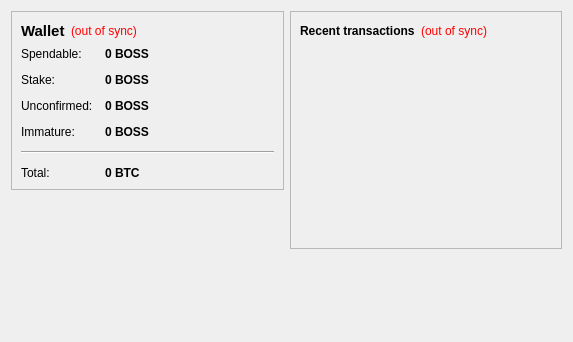
<?xml version="1.0" encoding="UTF-8"?>
<ui version="4.0">
 <class>OverviewPage</class>
 <widget class="QWidget" name="OverviewPage">
  <property name="geometry">
   <rect>
    <x>0</x>
    <y>0</y>
    <width>573</width>
    <height>342</height>
   </rect>
  </property>
  <property name="windowTitle">
   <string>Form</string>
  </property>
  <layout class="QHBoxLayout" name="horizontalLayout" stretch="1,1">
   <item>
    <layout class="QVBoxLayout" name="verticalLayout_2">
     <item>
      <widget class="QFrame" name="frame">
       <property name="frameShape">
        <enum>QFrame::StyledPanel</enum>
       </property>
       <property name="frameShadow">
        <enum>QFrame::Raised</enum>
       </property>
       <layout class="QVBoxLayout" name="verticalLayout_4">
        <item>
         <layout class="QHBoxLayout" name="horizontalLayout_4">
          <item>
           <widget class="QLabel" name="label_5">
            <property name="font">
             <font>
              <pointsize>11</pointsize>
              <weight>75</weight>
              <bold>true</bold>
             </font>
            </property>
            <property name="text">
             <string>Wallet</string>
            </property>
           </widget>
          </item>
          <item>
           <widget class="QLabel" name="labelWalletStatus">
            <property name="toolTip">
             <string>The displayed information may be out of date. Your wallet automatically synchronizes with the BOSS network after a connection is established, but this process has not completed yet.</string>
            </property>
            <property name="styleSheet">
             <string notr="true">QLabel { color: red; }</string>
            </property>
            <property name="text">
             <string notr="true">(out of sync)</string>
            </property>
            <property name="alignment">
             <set>Qt::AlignLeading|Qt::AlignLeft|Qt::AlignVCenter</set>
            </property>
           </widget>
          </item>
          <item>
           <spacer name="horizontalSpacer_2">
            <property name="orientation">
             <enum>Qt::Horizontal</enum>
            </property>
            <property name="sizeHint" stdset="0">
             <size>
              <width>40</width>
              <height>20</height>
             </size>
            </property>
           </spacer>
          </item>
         </layout>
        </item>
        <item>
         <layout class="QFormLayout" name="formLayout_2">
          <property name="fieldGrowthPolicy">
           <enum>QFormLayout::AllNonFixedFieldsGrow</enum>
          </property>
          <property name="horizontalSpacing">
           <number>12</number>
          </property>
          <property name="verticalSpacing">
           <number>12</number>
          </property>
          <item row="0" column="0">
           <widget class="QLabel" name="label">
            <property name="text">
             <string>Spendable:</string>
            </property>
           </widget>
          </item>
          <item row="0" column="1">
           <widget class="QLabel" name="labelBalance">
            <property name="font">
             <font>
              <weight>75</weight>
              <bold>true</bold>
             </font>
            </property>
            <property name="cursor">
             <cursorShape>IBeamCursor</cursorShape>
            </property>
            <property name="toolTip">
             <string>Your current spendable balance</string>
            </property>
            <property name="text">
             <string notr="true">0 BOSS</string>
            </property>
            <property name="textInteractionFlags">
             <set>Qt::LinksAccessibleByMouse|Qt::TextSelectableByKeyboard|Qt::TextSelectableByMouse</set>
            </property>
           </widget>
          </item>
          <item row="1" column="0">
           <widget class="QLabel" name="label_6">
            <property name="text">
             <string>Stake:</string>
            </property>
           </widget>
          </item>
          <item row="1" column="1">
           <widget class="QLabel" name="labelStake">
            <property name="font">
             <font>
              <weight>75</weight>
              <bold>true</bold>
             </font>
            </property>
            <property name="cursor">
             <cursorShape>IBeamCursor</cursorShape>
            </property>
            <property name="toolTip">
             <string>Total of coins that was staked, and do not yet count toward the current balance</string>
            </property>
            <property name="text">
             <string notr="true">0 BOSS</string>
            </property>
            <property name="textInteractionFlags">
             <set>Qt::LinksAccessibleByMouse|Qt::TextSelectableByKeyboard|Qt::TextSelectableByMouse</set>
            </property>
           </widget>
          </item>
          <item row="2" column="0">
           <widget class="QLabel" name="label_3">
            <property name="text">
             <string>Unconfirmed:</string>
            </property>
           </widget>
          </item>
          <item row="2" column="1">
           <widget class="QLabel" name="labelUnconfirmed">
            <property name="font">
             <font>
              <weight>75</weight>
              <bold>true</bold>
             </font>
            </property>
            <property name="cursor">
             <cursorShape>IBeamCursor</cursorShape>
            </property>
            <property name="toolTip">
             <string>Total of transactions that have yet to be confirmed, and do not yet count toward the current balance</string>
            </property>
            <property name="text">
             <string notr="true">0 BOSS</string>
            </property>
            <property name="textInteractionFlags">
             <set>Qt::LinksAccessibleByMouse|Qt::TextSelectableByKeyboard|Qt::TextSelectableByMouse</set>
            </property>
           </widget>
          </item>
          <item row="3" column="0">
           <widget class="QLabel" name="labelImmatureText">
            <property name="text">
             <string>Immature:</string>
            </property>
           </widget>
          </item>
          <item row="3" column="1">
           <widget class="QLabel" name="labelImmature">
            <property name="font">
             <font>
              <weight>75</weight>
              <bold>true</bold>
             </font>
            </property>
            <property name="toolTip">
             <string>Mined balance that has not yet matured</string>
            </property>
            <property name="text">
             <string notr="true">0 BOSS</string>
            </property>
            <property name="textInteractionFlags">
             <set>Qt::LinksAccessibleByMouse|Qt::TextSelectableByKeyboard|Qt::TextSelectableByMouse</set>
            </property>
           </widget>
          </item>
          <item row="4" column="0" colspan="2">
           <widget class="Line" name="line">
            <property name="orientation">
             <enum>Qt::Horizontal</enum>
            </property>
           </widget>
          </item>
          <item row="5" column="0">
           <widget class="QLabel" name="labelTotalText">
            <property name="text">
             <string>Total:</string>
            </property>
           </widget>
          </item>
          <item row="5" column="1">
           <widget class="QLabel" name="labelTotal">
            <property name="font">
             <font>
              <weight>75</weight>
              <bold>true</bold>
             </font>
            </property>
            <property name="cursor">
             <cursorShape>IBeamCursor</cursorShape>
            </property>
            <property name="toolTip">
             <string>Your current total balance</string>
            </property>
            <property name="text">
             <string notr="true">0 BTC</string>
            </property>
            <property name="textInteractionFlags">
             <set>Qt::LinksAccessibleByMouse|Qt::TextSelectableByKeyboard|Qt::TextSelectableByMouse</set>
            </property>
           </widget>
          </item>
         </layout>
        </item>
       </layout>
      </widget>
     </item>
     <item>
      <spacer name="verticalSpacer">
       <property name="orientation">
        <enum>Qt::Vertical</enum>
       </property>
       <property name="sizeHint" stdset="0">
        <size>
         <width>20</width>
         <height>40</height>
        </size>
       </property>
      </spacer>
     </item>
    </layout>
   </item>
   <item>
    <layout class="QVBoxLayout" name="verticalLayout_3">
     <item>
      <widget class="QFrame" name="frame_2">
       <property name="frameShape">
        <enum>QFrame::StyledPanel</enum>
       </property>
       <property name="frameShadow">
        <enum>QFrame::Raised</enum>
       </property>
       <layout class="QVBoxLayout" name="verticalLayout">
        <item>
         <layout class="QHBoxLayout" name="horizontalLayout_2">
          <item>
           <widget class="QLabel" name="label_4">
            <property name="text">
             <string>&lt;b&gt;Recent transactions&lt;/b&gt;</string>
            </property>
           </widget>
          </item>
          <item>
           <widget class="QLabel" name="labelTransactionsStatus">
            <property name="toolTip">
             <string>The displayed information may be out of date. Your wallet automatically synchronizes with the BOSS network after a connection is established, but this process has not completed yet.</string>
            </property>
            <property name="styleSheet">
             <string notr="true">QLabel { color: red; }</string>
            </property>
            <property name="text">
             <string notr="true">(out of sync)</string>
            </property>
            <property name="alignment">
             <set>Qt::AlignRight|Qt::AlignTrailing|Qt::AlignVCenter</set>
            </property>
           </widget>
          </item>
          <item>
           <spacer name="horizontalSpacer">
            <property name="orientation">
             <enum>Qt::Horizontal</enum>
            </property>
            <property name="sizeHint" stdset="0">
             <size>
              <width>40</width>
              <height>20</height>
             </size>
            </property>
           </spacer>
          </item>
         </layout>
        </item>
        <item>
         <widget class="QListView" name="listTransactions">
          <property name="styleSheet">
           <string notr="true">QListView { background: transparent; }</string>
          </property>
          <property name="frameShape">
           <enum>QFrame::NoFrame</enum>
          </property>
          <property name="verticalScrollBarPolicy">
           <enum>Qt::ScrollBarAlwaysOff</enum>
          </property>
          <property name="horizontalScrollBarPolicy">
           <enum>Qt::ScrollBarAlwaysOff</enum>
          </property>
          <property name="selectionMode">
           <enum>QAbstractItemView::NoSelection</enum>
          </property>
         </widget>
        </item>
       </layout>
      </widget>
     </item>
     <item>
      <spacer name="verticalSpacer_2">
       <property name="orientation">
        <enum>Qt::Vertical</enum>
       </property>
       <property name="sizeHint" stdset="0">
        <size>
         <width>20</width>
         <height>40</height>
        </size>
       </property>
      </spacer>
     </item>
    </layout>
   </item>
  </layout>
 </widget>
 <resources/>
 <connections/>
</ui>
